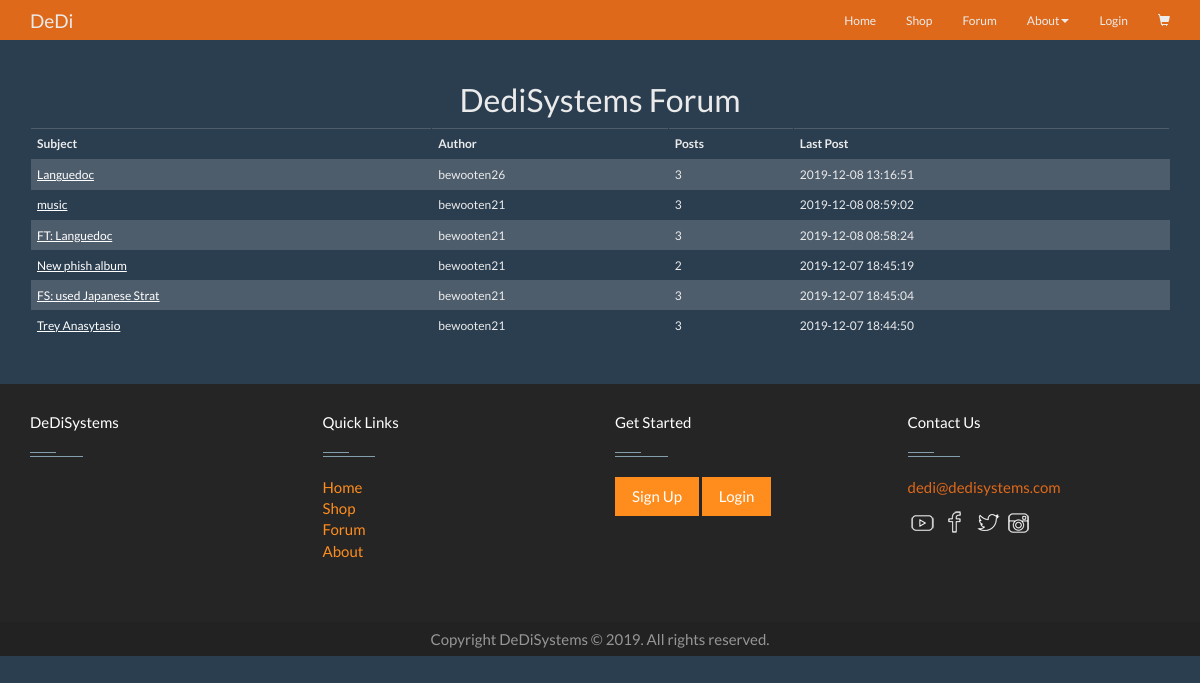
The page /index.php?action=forum on the database its author committed.
### tables this page shows
CREATE TABLE `thread` (
  `threadId` int(11) NOT NULL,
  `author` varchar(50) NOT NULL,
  `time` timestamp NOT NULL DEFAULT CURRENT_TIMESTAMP,
  `subject` varchar(75) NOT NULL,
  `body` varchar(4000) NOT NULL,
  `numPosts` int(11) NOT NULL,
  `lastPost` datetime NOT NULL
);

### model/thread_db.php (called while the page is built, shortened)
<?php
require('thread.php');
class thread_db{
    public static function get_threads(){
        $db = Database::getDB();
        $query = 'SELECT * FROM thread
                        ORDER by lastPost DESC' ;
        $statement = $db->prepare($query);
        $statement->execute();
        $rows = $statement->fetchAll();
        $threads = [];
        foreach ($rows as $value) {
            $threads[$value['threadId']]= new thread($value['threadId'], $value['author'], $value['lastPost'], $value['subject'], $value['body'], $value['numPosts']);
        }
        return $threads;
    }
}

### model/thread.php (called while the page is built, shortened)
<?php
class thread {
    private $id, $author, $time, $subject, $body, $posts;
    public function __construct($id, $author, $time, $subject, $body, $posts) {
        $this->id = $id;
        $this->author = $author;
        $this->time = $time;
        $this->subject = $subject;
        $this->posts = $posts;
    }
    function getId() {
        return $this->id;
    }
    function getAuthor() {
        return $this->author;
    }
    function getTime() {
        return $this->time;
    }
    function getSubject() {
        return $this->subject;
    }
    function getPosts() {
        return $this->posts;
    }
}

### view/forum.php (the view, shortened to what this page needs)
<!DOCTYPE html>
<html>
    <head>
        <?php include('css\css.php'); ?>
    </head>
    <body>
        <?php include ('nav.php'); ?>
        <br>
        <div class="center" >
            <h2>DediSystems Forum</h2>
        </div>
        <div class="container" id="bottom">
            <table class="table table-bordered table-hover table-striped ">
                <thead class="thead-dark">
                    <tr>
                        <th scope="col">Subject</th>
                        <th scope="col">Author</th>
                        <th scope="col">Posts</th>
                        <th scope="col">Last Post</th>
                    </tr>
                </thead>
                <tbody>
                    <?php foreach ($threads as $t) : ?>
                        <tr>
                            <td><a href="index.php?action=viewThread&amp;id=<?php echo $t->getId(); ?>"><?php echo $t->getSubject(); ?></td>
                            <td><?php echo $t->getAuthor(); ?></td>
                            <td><?php echo $t->getPosts(); ?></td>
                            <td><?php echo $t->getTime(); ?></td>
                        </tr>
                    <?php endforeach; ?>
                </tbody>
            </table>
        </div>
        <br>
        <footer class="footer">
            <?php include('./footer.php'); ?>
        </footer>
    </body>
</html>

### css/custom.css (style rules this page uses)
.center { text-align: center; }
.footer { position: relative; bottom: 0; width: 100%; height: 75px; }
body { min-height: 400px; margin-bottom: 100px; clear: both; }
#bottom { height: 100%; padding-bottom: 0; }

### rows shown on the page
thread: subject "Languedoc", author "bewooten26", numPosts "3", lastPost "2019-12-08 13:16:51"
thread: subject "music", author "bewooten21", numPosts "3", lastPost "2019-12-08 08:59:02"
thread: subject "FT: Languedoc", author "bewooten21", numPosts "3", lastPost "2019-12-08 08:58:24"
thread: subject "New phish album", author "bewooten21", numPosts "2", lastPost "2019-12-07 18:45:19"
thread: subject "FS: used Japanese Strat", author "bewooten21", numPosts "3", lastPost "2019-12-07 18:45:04"
thread: subject "Trey Anasytasio", author "bewooten21", numPosts "3", lastPost "2019-12-07 18:44:50"
